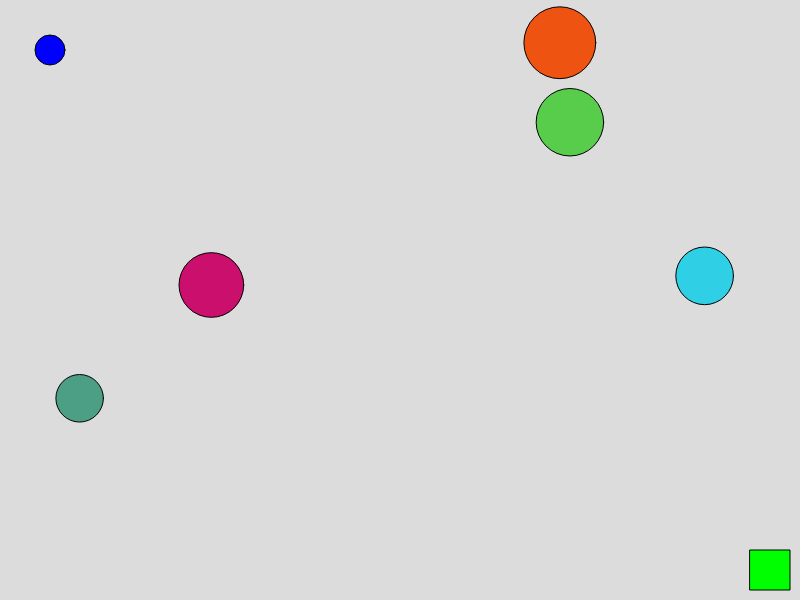
Frame 1 (no input)
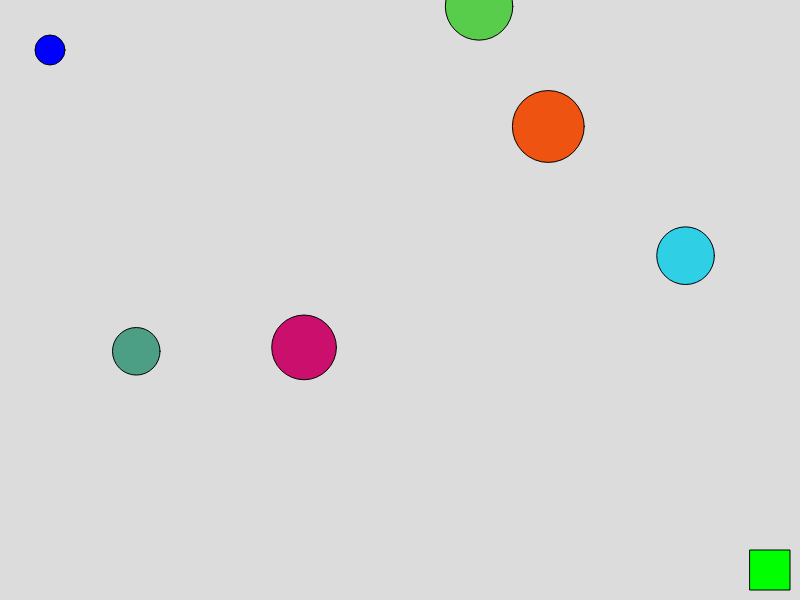
Frame 60 (no input)
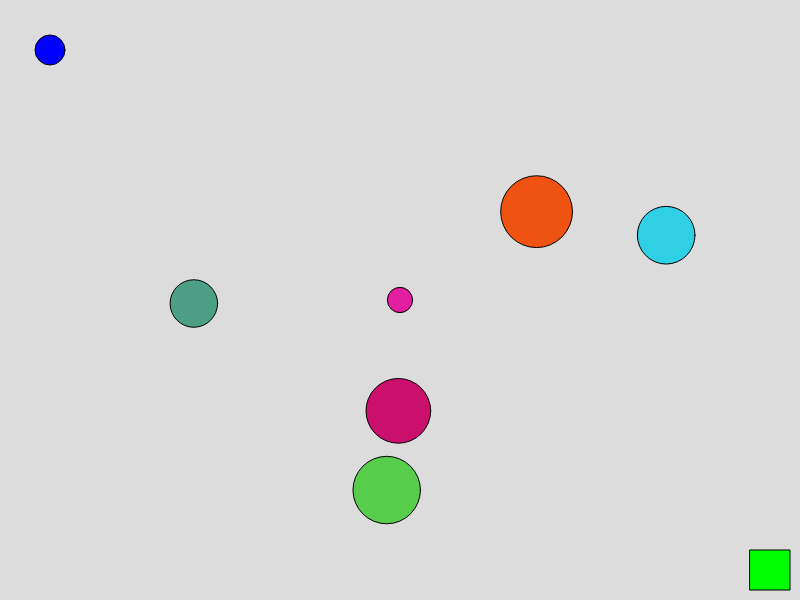
Frame 120 (the mouse pressed at the canvas centre since frame 60)

The p5.js sketch that drew these frames (run headless with seeded random() and noise() and a simulated clock; from frame 60 on, the mouse is pressed at the canvas centre):

// p5.js sketch
// ── sketch.js
class Obstacle {
    constructor(x, y, size, color, speedX, speedY) {
      this.x = x;
      this.y = y;
      this.size = size;
      this.color = color;
      this.speedX = speedX;
      this.speedY = speedY;
    }
  
    move() {
      this.x += this.speedX;
      this.y += this.speedY;
  
      // Wrap around if obstacles leave the screen
      if (this.x > width) this.x = 0;
      if (this.x < 0) this.x = width;
      if (this.y > height) this.y = 0;
      if (this.y < 0) this.y = height;
    }
  
    display() {
      fill(this.color);
      ellipse(this.x, this.y, this.size);
    }
  }
  
  class Player {
    constructor(x, y, size, speed) {
      this.x = x;
      this.y = y;
      this.size = size;
      this.speed = speed;
    }
  
    move() {
      if (keyIsDown(87)) this.y -= this.speed; // W - up
      if (keyIsDown(83)) this.y += this.speed; // S - down
      if (keyIsDown(65)) this.x -= this.speed; // A - left
      if (keyIsDown(68)) this.x += this.speed; // D - right
    }
  
    display() {
      fill(0, 0, 255);
      ellipse(this.x, this.y, this.size);
    }
  }
  
  let obstacles = [];
  let exit;
  let player;
  let gameWon = false;
  
  function setup() {
    createCanvas(800, 600);
  
    // Create player using class
    player = new Player(50, 50, 30, 4);
  
    // Create at least 5 obstacles of different sizes and colors using class
    for (let i = 0; i < 5; i++) {
      obstacles.push(new Obstacle(
        random(width),
        random(height),
        random(30, 80),
        color(random(255), random(255), random(255)),
        random(-3, 3),
        random(-3, 3)
      ));
    }
  
    // Set exit position
    exit = { x: width - 50, y: height - 50, size: 40 };
  }
  
  function draw() {
    background(220);
  
    // Move and display obstacles
    for (let obs of obstacles) {
      obs.move();
      obs.display();
    }
  
    // Move and display player
    player.move();
    player.display();
  
    // Draw exit
    fill(0, 255, 0);
    rect(exit.x, exit.y, exit.size, exit.size);
  
    // Check if player reaches exit
    if (!gameWon && dist(player.x, player.y, exit.x + exit.size / 2, exit.y + exit.size / 2) < exit.size) {
      gameWon = true;
    }
  
    // Display win message
    if (gameWon) {
      fill(0);
      textSize(32);
      textAlign(CENTER, CENTER);
      text("YOU WIN!", width / 2, height / 2);
    }
  }
  
  function mousePressed() {
    // Add a new non-moving obstacle on click using class
    obstacles.push(new Obstacle(
      mouseX,
      mouseY,
      random(20, 60),
      color(random(255), random(255), random(255)),
      0,
      0
    ));
  }
  
// ── main.html
<!DOCTYPE html>
<html>
    <script src="https://cdnjs.cloudflare.com/ajax/libs/p5.js/1.1.9/p5.min.js"></script>
    <script src="sketch.js"></script>
    <head>
        <meta charset="UTF-8">
        <meta name="viewport" content="width=device-width, initial-scale=1.0">
        <title>Self Portrait</title>
    </head>
    <body>
        <canvas id="portraitCanvas" width="400" height="400"></canvas>
        <script src="sketch.js"></script>
    </body>
    
</html>
